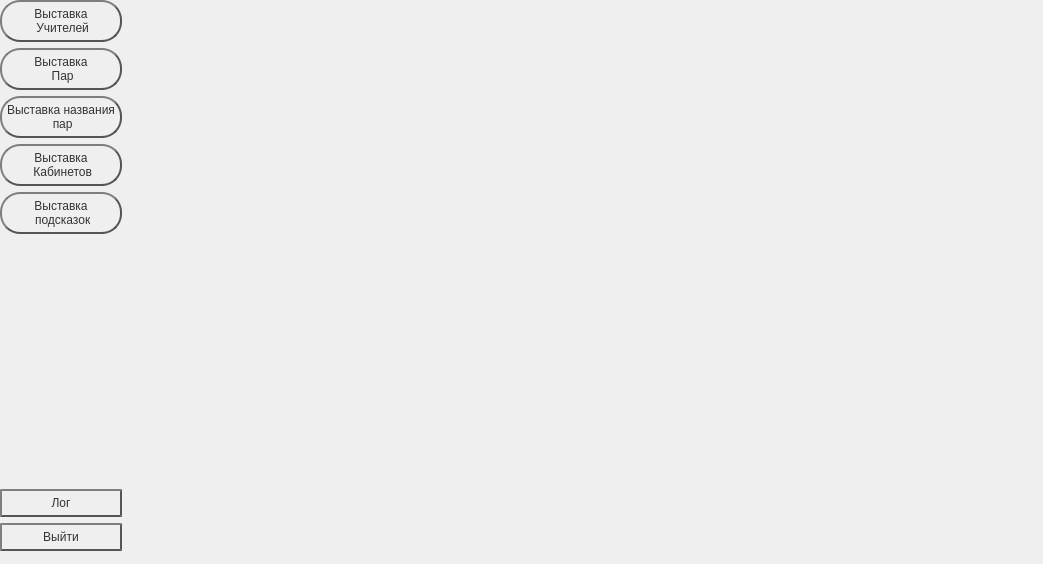
<?xml version="1.0" encoding="UTF-8"?>
<ui version="4.0">
 <class>PrimaryDataScheudleManagerForm</class>
 <widget class="QWidget" name="PrimaryDataScheudleManagerForm">
  <property name="geometry">
   <rect>
    <x>0</x>
    <y>0</y>
    <width>1043</width>
    <height>564</height>
   </rect>
  </property>
  <property name="windowTitle">
   <string>Form</string>
  </property>
  <property name="styleSheet">
   <string notr="true">QPushButton {
color: #333;
border: 2px solid #555;
border-radius: 20px;
border-style: outset;
background: qradialgradient(
cx: 0.3, cy: -0.4, fx: 0.3, fy: -0.4,
radius: 1.35, stop: 0 #fff, stop: 1 #888
);
padding: 5px;
}

QPushButton:hover {
background: qradialgradient(
cx: 0.3, cy: -0.4, fx: 0.3, fy: -0.4,
radius: 1.35, stop: 0 #fff, stop: 1 #bbb
);
}

QPushButton:pressed {
border-style: inset;
background: qradialgradient(
cx: 0.4, cy: -0.1, fx: 0.4, fy: -0.1,
radius: 1.35, stop: 0 #fff, stop: 1 #ddd
);
}</string>
  </property>
  <widget class="QWidget" name="gridLayoutWidget">
   <property name="geometry">
    <rect>
     <x>0</x>
     <y>0</y>
     <width>1031</width>
     <height>551</height>
    </rect>
   </property>
   <layout class="QGridLayout" name="gridLayout">
    <item row="1" column="0">
     <widget class="QPushButton" name="btnLesson">
      <property name="text">
       <string>Выставка
 Пар</string>
      </property>
     </widget>
    </item>
    <item row="0" column="0">
     <widget class="QPushButton" name="btnTeacher">
      <property name="text">
       <string>Выставка
 Учителей</string>
      </property>
     </widget>
    </item>
    <item row="8" column="0">
     <widget class="QPushButton" name="btnQuit">
      <property name="text">
       <string>Выйти</string>
      </property>
     </widget>
    </item>
    <item row="0" column="1" rowspan="9">
     <widget class="QStackedWidget" name="stackedWidget">
      <property name="currentIndex">
       <number>-1</number>
      </property>
     </widget>
    </item>
    <item row="2" column="0">
     <widget class="QPushButton" name="btnLessonName">
      <property name="text">
       <string>Выставка названия
 пар</string>
      </property>
     </widget>
    </item>
    <item row="3" column="0">
     <widget class="QPushButton" name="btnCab">
      <property name="text">
       <string>Выставка
 Кабинетов</string>
      </property>
     </widget>
    </item>
    <item row="7" column="0">
     <widget class="QPushButton" name="btnLogScheudle">
      <property name="text">
       <string>Лог</string>
      </property>
     </widget>
    </item>
    <item row="4" column="0">
     <widget class="QPushButton" name="btnAuto">
      <property name="text">
       <string>Выставка
 подсказок</string>
      </property>
     </widget>
    </item>
   </layout>
  </widget>
 </widget>
 <resources/>
 <connections/>
</ui>
